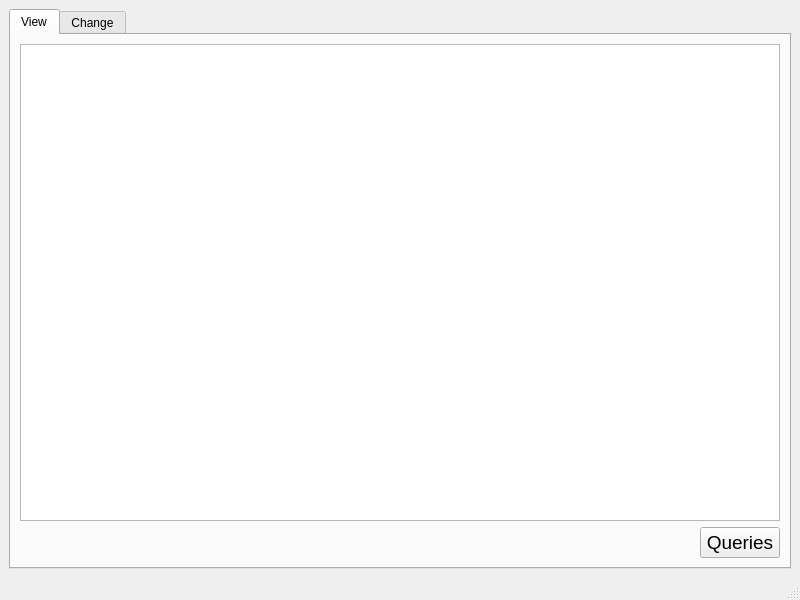
<?xml version="1.0" encoding="UTF-8"?>
<ui version="4.0">
 <class>MainWindow</class>
 <widget class="QMainWindow" name="MainWindow">
  <property name="geometry">
   <rect>
    <x>0</x>
    <y>0</y>
    <width>800</width>
    <height>600</height>
   </rect>
  </property>
  <property name="windowTitle">
   <string>MainWindow</string>
  </property>
  <widget class="QWidget" name="centralwidget">
   <layout class="QVBoxLayout" name="verticalLayout">
    <item>
     <widget class="QTabWidget" name="twViewChange">
      <property name="currentIndex">
       <number>0</number>
      </property>
      <widget class="QWidget" name="tabView">
       <attribute name="title">
        <string>View</string>
       </attribute>
       <layout class="QVBoxLayout" name="verticalLayout_2">
        <item>
         <widget class="QTableView" name="tvDatabase"/>
        </item>
        <item>
         <layout class="QHBoxLayout" name="hl_view">
          <item>
           <spacer name="horizontalSpacer">
            <property name="orientation">
             <enum>Qt::Horizontal</enum>
            </property>
            <property name="sizeHint" stdset="0">
             <size>
              <width>40</width>
              <height>20</height>
             </size>
            </property>
           </spacer>
          </item>
          <item>
           <widget class="QPushButton" name="bQueries">
            <property name="font">
             <font>
              <pointsize>14</pointsize>
             </font>
            </property>
            <property name="text">
             <string>Queries</string>
            </property>
           </widget>
          </item>
         </layout>
        </item>
       </layout>
      </widget>
      <widget class="QWidget" name="tabChange">
       <attribute name="title">
        <string>Change</string>
       </attribute>
       <layout class="QVBoxLayout" name="verticalLayout_3">
        <item>
         <widget class="QTabWidget" name="twTables">
          <property name="currentIndex">
           <number>0</number>
          </property>
          <widget class="QWidget" name="tabRoute">
           <attribute name="title">
            <string>Route</string>
           </attribute>
           <layout class="QHBoxLayout" name="horizontalLayout_2" stretch="0,0">
            <item>
             <layout class="QVBoxLayout" name="vl_route_labels">
              <item>
               <spacer name="vs_route_label_1">
                <property name="orientation">
                 <enum>Qt::Vertical</enum>
                </property>
                <property name="sizeHint" stdset="0">
                 <size>
                  <width>20</width>
                  <height>40</height>
                 </size>
                </property>
               </spacer>
              </item>
              <item>
               <widget class="QLabel" name="labelStationStart">
                <property name="font">
                 <font>
                  <pointsize>14</pointsize>
                 </font>
                </property>
                <property name="text">
                 <string>Station start:</string>
                </property>
               </widget>
              </item>
              <item>
               <spacer name="vs_route_label_2">
                <property name="orientation">
                 <enum>Qt::Vertical</enum>
                </property>
                <property name="sizeHint" stdset="0">
                 <size>
                  <width>20</width>
                  <height>40</height>
                 </size>
                </property>
               </spacer>
              </item>
              <item>
               <widget class="QLabel" name="labelStationEnd">
                <property name="font">
                 <font>
                  <pointsize>14</pointsize>
                 </font>
                </property>
                <property name="text">
                 <string>Station end:</string>
                </property>
               </widget>
              </item>
              <item>
               <spacer name="vs_route_label_3">
                <property name="orientation">
                 <enum>Qt::Vertical</enum>
                </property>
                <property name="sizeHint" stdset="0">
                 <size>
                  <width>20</width>
                  <height>40</height>
                 </size>
                </property>
               </spacer>
              </item>
              <item>
               <widget class="QLabel" name="labelTimeStart">
                <property name="font">
                 <font>
                  <pointsize>14</pointsize>
                 </font>
                </property>
                <property name="text">
                 <string>Time start:</string>
                </property>
               </widget>
              </item>
              <item>
               <spacer name="vs_route_label_4">
                <property name="orientation">
                 <enum>Qt::Vertical</enum>
                </property>
                <property name="sizeHint" stdset="0">
                 <size>
                  <width>20</width>
                  <height>40</height>
                 </size>
                </property>
               </spacer>
              </item>
              <item>
               <widget class="QLabel" name="labelTimeEnd">
                <property name="font">
                 <font>
                  <pointsize>14</pointsize>
                 </font>
                </property>
                <property name="text">
                 <string>Time end:</string>
                </property>
               </widget>
              </item>
              <item>
               <spacer name="vs_route_label_5">
                <property name="orientation">
                 <enum>Qt::Vertical</enum>
                </property>
                <property name="sizeHint" stdset="0">
                 <size>
                  <width>20</width>
                  <height>40</height>
                 </size>
                </property>
               </spacer>
              </item>
             </layout>
            </item>
            <item>
             <layout class="QVBoxLayout" name="vl_route_data">
              <item>
               <spacer name="vs_route_data_1">
                <property name="orientation">
                 <enum>Qt::Vertical</enum>
                </property>
                <property name="sizeHint" stdset="0">
                 <size>
                  <width>20</width>
                  <height>40</height>
                 </size>
                </property>
               </spacer>
              </item>
              <item>
               <widget class="QLineEdit" name="leStationStart">
                <property name="font">
                 <font>
                  <pointsize>14</pointsize>
                 </font>
                </property>
               </widget>
              </item>
              <item>
               <spacer name="vs_route_data_2">
                <property name="orientation">
                 <enum>Qt::Vertical</enum>
                </property>
                <property name="sizeHint" stdset="0">
                 <size>
                  <width>20</width>
                  <height>40</height>
                 </size>
                </property>
               </spacer>
              </item>
              <item>
               <widget class="QLineEdit" name="leStationEnd">
                <property name="font">
                 <font>
                  <pointsize>14</pointsize>
                 </font>
                </property>
               </widget>
              </item>
              <item>
               <spacer name="vs_route_data_3">
                <property name="orientation">
                 <enum>Qt::Vertical</enum>
                </property>
                <property name="sizeHint" stdset="0">
                 <size>
                  <width>20</width>
                  <height>40</height>
                 </size>
                </property>
               </spacer>
              </item>
              <item>
               <widget class="QDateEdit" name="deTimeStart">
                <property name="font">
                 <font>
                  <pointsize>14</pointsize>
                 </font>
                </property>
               </widget>
              </item>
              <item>
               <spacer name="vs_route_data_4">
                <property name="orientation">
                 <enum>Qt::Vertical</enum>
                </property>
                <property name="sizeHint" stdset="0">
                 <size>
                  <width>20</width>
                  <height>40</height>
                 </size>
                </property>
               </spacer>
              </item>
              <item>
               <widget class="QDateEdit" name="deTimeEnd">
                <property name="font">
                 <font>
                  <pointsize>14</pointsize>
                 </font>
                </property>
               </widget>
              </item>
              <item>
               <spacer name="vs_route_data_5">
                <property name="orientation">
                 <enum>Qt::Vertical</enum>
                </property>
                <property name="sizeHint" stdset="0">
                 <size>
                  <width>20</width>
                  <height>40</height>
                 </size>
                </property>
               </spacer>
              </item>
             </layout>
            </item>
           </layout>
          </widget>
          <widget class="QWidget" name="tabRouteSheet">
           <attribute name="title">
            <string>Route sheet</string>
           </attribute>
           <layout class="QHBoxLayout" name="horizontalLayout_3" stretch="0,0">
            <item>
             <layout class="QVBoxLayout" name="vl_routesheet_labels">
              <item>
               <spacer name="vs_routesheet_label_1">
                <property name="orientation">
                 <enum>Qt::Vertical</enum>
                </property>
                <property name="sizeHint" stdset="0">
                 <size>
                  <width>20</width>
                  <height>40</height>
                 </size>
                </property>
               </spacer>
              </item>
              <item>
               <widget class="QLabel" name="labelRoute">
                <property name="font">
                 <font>
                  <pointsize>14</pointsize>
                 </font>
                </property>
                <property name="text">
                 <string>Route:</string>
                </property>
               </widget>
              </item>
              <item>
               <spacer name="vs_routesheet_label_2">
                <property name="orientation">
                 <enum>Qt::Vertical</enum>
                </property>
                <property name="sizeHint" stdset="0">
                 <size>
                  <width>20</width>
                  <height>40</height>
                 </size>
                </property>
               </spacer>
              </item>
              <item>
               <widget class="QLabel" name="labelBus">
                <property name="font">
                 <font>
                  <pointsize>14</pointsize>
                 </font>
                </property>
                <property name="text">
                 <string>Bus:</string>
                </property>
               </widget>
              </item>
              <item>
               <spacer name="vs_routesheet_label_3">
                <property name="orientation">
                 <enum>Qt::Vertical</enum>
                </property>
                <property name="sizeHint" stdset="0">
                 <size>
                  <width>20</width>
                  <height>40</height>
                 </size>
                </property>
               </spacer>
              </item>
              <item>
               <widget class="QLabel" name="labelStatus">
                <property name="font">
                 <font>
                  <pointsize>14</pointsize>
                 </font>
                </property>
                <property name="text">
                 <string>Status:</string>
                </property>
               </widget>
              </item>
              <item>
               <spacer name="vs_routesheet_label_4">
                <property name="orientation">
                 <enum>Qt::Vertical</enum>
                </property>
                <property name="sizeHint" stdset="0">
                 <size>
                  <width>20</width>
                  <height>40</height>
                 </size>
                </property>
               </spacer>
              </item>
             </layout>
            </item>
            <item>
             <layout class="QVBoxLayout" name="vl_routesheet_data">
              <item>
               <spacer name="vs_routesheet_data_1">
                <property name="orientation">
                 <enum>Qt::Vertical</enum>
                </property>
                <property name="sizeHint" stdset="0">
                 <size>
                  <width>20</width>
                  <height>40</height>
                 </size>
                </property>
               </spacer>
              </item>
              <item>
               <widget class="QComboBox" name="cbRoute">
                <property name="font">
                 <font>
                  <pointsize>14</pointsize>
                 </font>
                </property>
               </widget>
              </item>
              <item>
               <spacer name="vs_routesheet_data_2">
                <property name="orientation">
                 <enum>Qt::Vertical</enum>
                </property>
                <property name="sizeHint" stdset="0">
                 <size>
                  <width>20</width>
                  <height>40</height>
                 </size>
                </property>
               </spacer>
              </item>
              <item>
               <widget class="QComboBox" name="cbBus">
                <property name="font">
                 <font>
                  <pointsize>14</pointsize>
                 </font>
                </property>
               </widget>
              </item>
              <item>
               <spacer name="vs_routesheet_data_3">
                <property name="orientation">
                 <enum>Qt::Vertical</enum>
                </property>
                <property name="sizeHint" stdset="0">
                 <size>
                  <width>20</width>
                  <height>40</height>
                 </size>
                </property>
               </spacer>
              </item>
              <item>
               <widget class="QLineEdit" name="leStatus">
                <property name="font">
                 <font>
                  <pointsize>14</pointsize>
                 </font>
                </property>
               </widget>
              </item>
              <item>
               <spacer name="vs_routesheet_data_4">
                <property name="orientation">
                 <enum>Qt::Vertical</enum>
                </property>
                <property name="sizeHint" stdset="0">
                 <size>
                  <width>20</width>
                  <height>40</height>
                 </size>
                </property>
               </spacer>
              </item>
             </layout>
            </item>
           </layout>
          </widget>
          <widget class="QWidget" name="tabBus">
           <attribute name="title">
            <string>Bus</string>
           </attribute>
           <layout class="QHBoxLayout" name="horizontalLayout_7">
            <item>
             <layout class="QVBoxLayout" name="vl_bus_labels">
              <item>
               <spacer name="vs_bus_label_1">
                <property name="orientation">
                 <enum>Qt::Vertical</enum>
                </property>
                <property name="sizeHint" stdset="0">
                 <size>
                  <width>20</width>
                  <height>40</height>
                 </size>
                </property>
               </spacer>
              </item>
              <item>
               <widget class="QLabel" name="labelGovNum">
                <property name="font">
                 <font>
                  <pointsize>14</pointsize>
                 </font>
                </property>
                <property name="text">
                 <string>Goverment num:</string>
                </property>
               </widget>
              </item>
              <item>
               <spacer name="vs_bus_label_2">
                <property name="orientation">
                 <enum>Qt::Vertical</enum>
                </property>
                <property name="sizeHint" stdset="0">
                 <size>
                  <width>20</width>
                  <height>40</height>
                 </size>
                </property>
               </spacer>
              </item>
              <item>
               <widget class="QLabel" name="labelDriver">
                <property name="font">
                 <font>
                  <pointsize>14</pointsize>
                 </font>
                </property>
                <property name="text">
                 <string>Driver:</string>
                </property>
               </widget>
              </item>
              <item>
               <spacer name="vs_bus_label_3">
                <property name="orientation">
                 <enum>Qt::Vertical</enum>
                </property>
                <property name="sizeHint" stdset="0">
                 <size>
                  <width>20</width>
                  <height>40</height>
                 </size>
                </property>
               </spacer>
              </item>
              <item>
               <widget class="QLabel" name="labelModel">
                <property name="font">
                 <font>
                  <pointsize>14</pointsize>
                 </font>
                </property>
                <property name="text">
                 <string>Model:</string>
                </property>
               </widget>
              </item>
              <item>
               <spacer name="vs_bus_label_4">
                <property name="orientation">
                 <enum>Qt::Vertical</enum>
                </property>
                <property name="sizeHint" stdset="0">
                 <size>
                  <width>20</width>
                  <height>40</height>
                 </size>
                </property>
               </spacer>
              </item>
              <item>
               <widget class="QLabel" name="labelRouteNum">
                <property name="font">
                 <font>
                  <pointsize>14</pointsize>
                 </font>
                </property>
                <property name="text">
                 <string>Route num:</string>
                </property>
               </widget>
              </item>
              <item>
               <spacer name="vs_bus_label_5">
                <property name="orientation">
                 <enum>Qt::Vertical</enum>
                </property>
                <property name="sizeHint" stdset="0">
                 <size>
                  <width>20</width>
                  <height>40</height>
                 </size>
                </property>
               </spacer>
              </item>
              <item>
               <widget class="QLabel" name="labelCapacity">
                <property name="font">
                 <font>
                  <pointsize>14</pointsize>
                 </font>
                </property>
                <property name="text">
                 <string>Capacity:</string>
                </property>
               </widget>
              </item>
              <item>
               <spacer name="vs_bus_label_6">
                <property name="orientation">
                 <enum>Qt::Vertical</enum>
                </property>
                <property name="sizeHint" stdset="0">
                 <size>
                  <width>20</width>
                  <height>40</height>
                 </size>
                </property>
               </spacer>
              </item>
             </layout>
            </item>
            <item>
             <layout class="QVBoxLayout" name="vl_bus_data">
              <item>
               <spacer name="vs_bus_data_1">
                <property name="orientation">
                 <enum>Qt::Vertical</enum>
                </property>
                <property name="sizeHint" stdset="0">
                 <size>
                  <width>20</width>
                  <height>40</height>
                 </size>
                </property>
               </spacer>
              </item>
              <item>
               <widget class="QLineEdit" name="leGovNum">
                <property name="font">
                 <font>
                  <pointsize>14</pointsize>
                 </font>
                </property>
               </widget>
              </item>
              <item>
               <spacer name="vs_bus_data_2">
                <property name="orientation">
                 <enum>Qt::Vertical</enum>
                </property>
                <property name="sizeHint" stdset="0">
                 <size>
                  <width>20</width>
                  <height>40</height>
                 </size>
                </property>
               </spacer>
              </item>
              <item>
               <widget class="QComboBox" name="cbDriver">
                <property name="font">
                 <font>
                  <pointsize>14</pointsize>
                 </font>
                </property>
               </widget>
              </item>
              <item>
               <spacer name="vs_bus_data_3">
                <property name="orientation">
                 <enum>Qt::Vertical</enum>
                </property>
                <property name="sizeHint" stdset="0">
                 <size>
                  <width>20</width>
                  <height>40</height>
                 </size>
                </property>
               </spacer>
              </item>
              <item>
               <widget class="QLineEdit" name="leModel">
                <property name="font">
                 <font>
                  <pointsize>14</pointsize>
                 </font>
                </property>
               </widget>
              </item>
              <item>
               <spacer name="vs_bus_data_4">
                <property name="orientation">
                 <enum>Qt::Vertical</enum>
                </property>
                <property name="sizeHint" stdset="0">
                 <size>
                  <width>20</width>
                  <height>40</height>
                 </size>
                </property>
               </spacer>
              </item>
              <item>
               <widget class="QLineEdit" name="leRouteNum">
                <property name="font">
                 <font>
                  <pointsize>14</pointsize>
                 </font>
                </property>
               </widget>
              </item>
              <item>
               <spacer name="vs_bus_data_5">
                <property name="orientation">
                 <enum>Qt::Vertical</enum>
                </property>
                <property name="sizeHint" stdset="0">
                 <size>
                  <width>20</width>
                  <height>40</height>
                 </size>
                </property>
               </spacer>
              </item>
              <item>
               <widget class="QLineEdit" name="leCapacity">
                <property name="font">
                 <font>
                  <pointsize>14</pointsize>
                 </font>
                </property>
               </widget>
              </item>
              <item>
               <spacer name="vs_bus_data_6">
                <property name="orientation">
                 <enum>Qt::Vertical</enum>
                </property>
                <property name="sizeHint" stdset="0">
                 <size>
                  <width>20</width>
                  <height>40</height>
                 </size>
                </property>
               </spacer>
              </item>
             </layout>
            </item>
           </layout>
          </widget>
          <widget class="QWidget" name="tabDriver">
           <attribute name="title">
            <string>Driver</string>
           </attribute>
           <layout class="QHBoxLayout" name="horizontalLayout_8">
            <item>
             <layout class="QVBoxLayout" name="vl_driver_labels">
              <item>
               <spacer name="vs_driver_label_1">
                <property name="orientation">
                 <enum>Qt::Vertical</enum>
                </property>
                <property name="sizeHint" stdset="0">
                 <size>
                  <width>20</width>
                  <height>40</height>
                 </size>
                </property>
               </spacer>
              </item>
              <item>
               <widget class="QLabel" name="labelName">
                <property name="font">
                 <font>
                  <pointsize>14</pointsize>
                 </font>
                </property>
                <property name="text">
                 <string>Name:</string>
                </property>
               </widget>
              </item>
              <item>
               <spacer name="vs_driver_label_2">
                <property name="orientation">
                 <enum>Qt::Vertical</enum>
                </property>
                <property name="sizeHint" stdset="0">
                 <size>
                  <width>20</width>
                  <height>40</height>
                 </size>
                </property>
               </spacer>
              </item>
              <item>
               <widget class="QLabel" name="labelPassport">
                <property name="font">
                 <font>
                  <pointsize>14</pointsize>
                 </font>
                </property>
                <property name="text">
                 <string>Passport:</string>
                </property>
               </widget>
              </item>
              <item>
               <spacer name="vs_driver_label_3">
                <property name="orientation">
                 <enum>Qt::Vertical</enum>
                </property>
                <property name="sizeHint" stdset="0">
                 <size>
                  <width>20</width>
                  <height>40</height>
                 </size>
                </property>
               </spacer>
              </item>
              <item>
               <widget class="QLabel" name="labelPhone">
                <property name="font">
                 <font>
                  <pointsize>14</pointsize>
                 </font>
                </property>
                <property name="text">
                 <string>Phone:</string>
                </property>
               </widget>
              </item>
              <item>
               <spacer name="vs_driver_label_4">
                <property name="orientation">
                 <enum>Qt::Vertical</enum>
                </property>
                <property name="sizeHint" stdset="0">
                 <size>
                  <width>20</width>
                  <height>40</height>
                 </size>
                </property>
               </spacer>
              </item>
              <item>
               <widget class="QLabel" name="labelRouteSheet">
                <property name="font">
                 <font>
                  <pointsize>14</pointsize>
                 </font>
                </property>
                <property name="text">
                 <string>Route sheet:</string>
                </property>
               </widget>
              </item>
              <item>
               <spacer name="vs_driver_label_5">
                <property name="orientation">
                 <enum>Qt::Vertical</enum>
                </property>
                <property name="sizeHint" stdset="0">
                 <size>
                  <width>20</width>
                  <height>40</height>
                 </size>
                </property>
               </spacer>
              </item>
             </layout>
            </item>
            <item>
             <layout class="QVBoxLayout" name="vl_driver_data">
              <item>
               <spacer name="vs_driver_data_1">
                <property name="orientation">
                 <enum>Qt::Vertical</enum>
                </property>
                <property name="sizeHint" stdset="0">
                 <size>
                  <width>20</width>
                  <height>40</height>
                 </size>
                </property>
               </spacer>
              </item>
              <item>
               <widget class="QLineEdit" name="leName">
                <property name="font">
                 <font>
                  <pointsize>14</pointsize>
                 </font>
                </property>
                <property name="text">
                 <string/>
                </property>
               </widget>
              </item>
              <item>
               <spacer name="vs_driver_data_2">
                <property name="orientation">
                 <enum>Qt::Vertical</enum>
                </property>
                <property name="sizeHint" stdset="0">
                 <size>
                  <width>20</width>
                  <height>40</height>
                 </size>
                </property>
               </spacer>
              </item>
              <item>
               <widget class="QLineEdit" name="lePassport">
                <property name="font">
                 <font>
                  <pointsize>14</pointsize>
                 </font>
                </property>
               </widget>
              </item>
              <item>
               <spacer name="vs_driver_data_3">
                <property name="orientation">
                 <enum>Qt::Vertical</enum>
                </property>
                <property name="sizeHint" stdset="0">
                 <size>
                  <width>20</width>
                  <height>40</height>
                 </size>
                </property>
               </spacer>
              </item>
              <item>
               <widget class="QLineEdit" name="lePhone">
                <property name="font">
                 <font>
                  <pointsize>14</pointsize>
                 </font>
                </property>
               </widget>
              </item>
              <item>
               <spacer name="vs_driver_data_4">
                <property name="orientation">
                 <enum>Qt::Vertical</enum>
                </property>
                <property name="sizeHint" stdset="0">
                 <size>
                  <width>20</width>
                  <height>40</height>
                 </size>
                </property>
               </spacer>
              </item>
              <item>
               <widget class="QComboBox" name="cbRouteSheet">
                <property name="font">
                 <font>
                  <pointsize>14</pointsize>
                 </font>
                </property>
               </widget>
              </item>
              <item>
               <spacer name="vs_driver_data_5">
                <property name="orientation">
                 <enum>Qt::Vertical</enum>
                </property>
                <property name="sizeHint" stdset="0">
                 <size>
                  <width>20</width>
                  <height>40</height>
                 </size>
                </property>
               </spacer>
              </item>
             </layout>
            </item>
           </layout>
          </widget>
         </widget>
        </item>
        <item>
         <layout class="QHBoxLayout" name="hl_change">
          <item>
           <spacer name="hs_change">
            <property name="orientation">
             <enum>Qt::Horizontal</enum>
            </property>
            <property name="sizeHint" stdset="0">
             <size>
              <width>40</width>
              <height>20</height>
             </size>
            </property>
           </spacer>
          </item>
          <item>
           <widget class="QPushButton" name="bAdd">
            <property name="font">
             <font>
              <pointsize>14</pointsize>
             </font>
            </property>
            <property name="text">
             <string>Add</string>
            </property>
           </widget>
          </item>
         </layout>
        </item>
       </layout>
      </widget>
     </widget>
    </item>
   </layout>
  </widget>
  <widget class="QMenuBar" name="menubar">
   <property name="geometry">
    <rect>
     <x>0</x>
     <y>0</y>
     <width>800</width>
     <height>20</height>
    </rect>
   </property>
  </widget>
  <widget class="QStatusBar" name="statusbar"/>
 </widget>
 <resources/>
 <connections/>
</ui>
